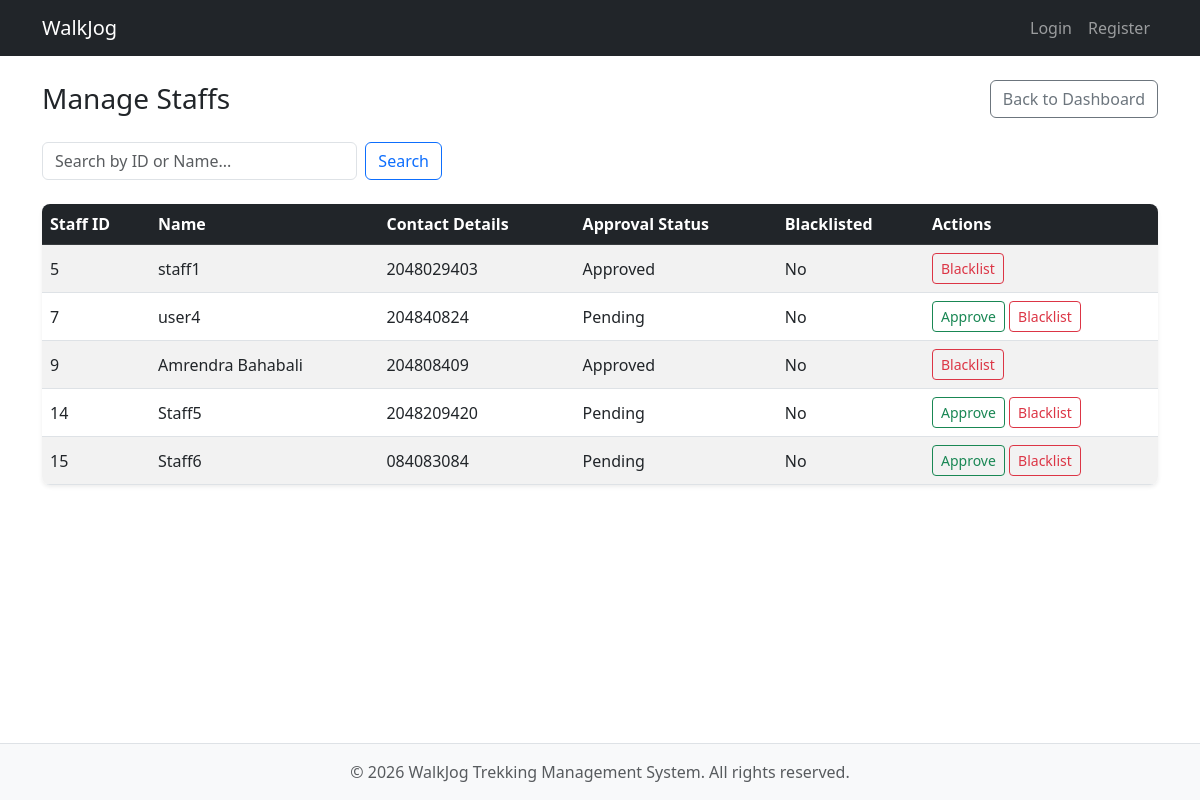
/admin/staffs, run on an earlier commit of the app's database.
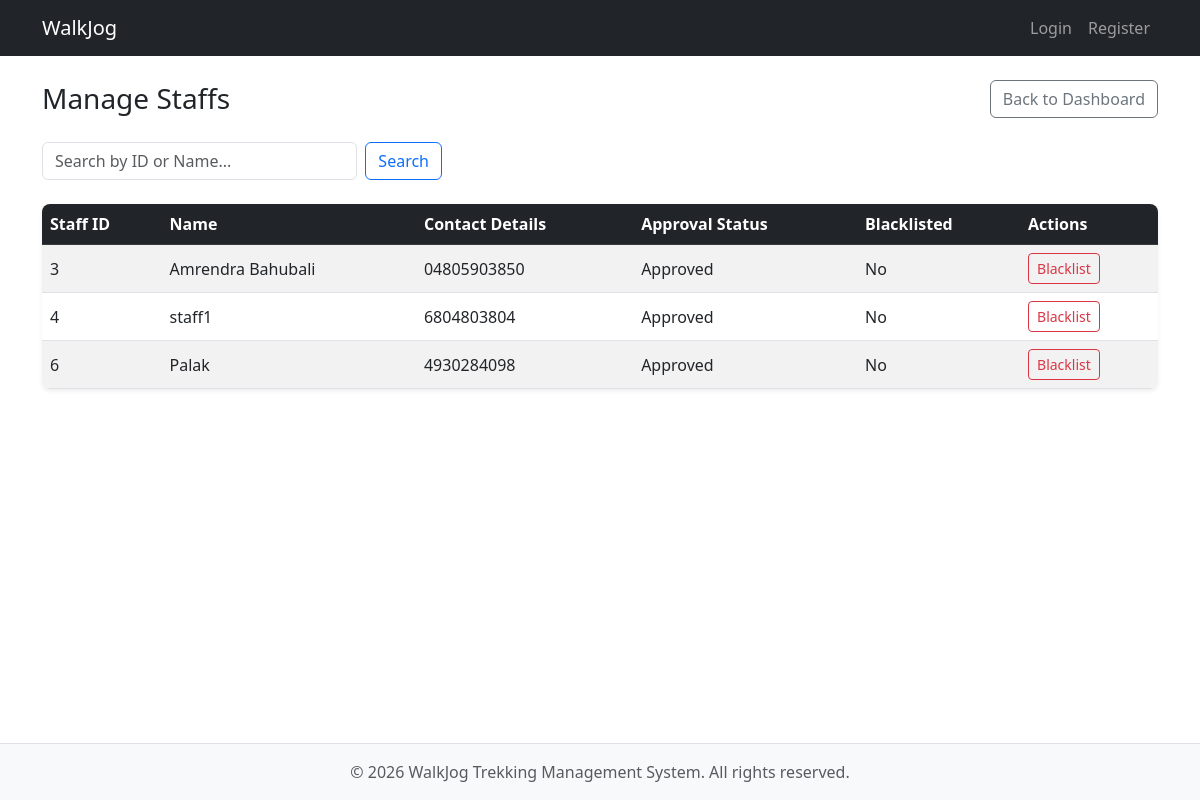
And on a later commit of the database.
### models.py (models this page shows)
class StaffProfile(db.Model):
    __tablename__ = 'staff_profile'
    staff_id = db.Column(
        db.Integer,
        db.ForeignKey('users.id'),
        primary_key=True,
        nullable=False
    )
    name = db.Column(
        db.String(50),
        unique=True,
        nullable=False
    )
    contact_details = db.Column(
        db.String(15),
        nullable=False
    )
    assigned_treks = db.Column(
        db.String(200),
        nullable=True
    )
    approval_status = db.Column(
        db.String(20),
        default='Pending'
    )
    is_blacklisted = db.Column(
        db.Boolean,
        default=False
    )
    created_at = db.Column(
        db.DateTime,
        default=datetime.now
    )

### app.py (the view)
@app.route('/admin/staffs')
def manage_staffs():
    search_query = request.args.get('search', '')
    if search_query:
        staffs = StaffProfile.query.filter(StaffProfile.name.ilike(f'%{search_query}%') | (StaffProfile.staff_id == search_query if search_query.isdigit() else False)).all()
    else:
        staffs = StaffProfile.query.all()
    return render_template('manage_staffs.html', staffs=staffs)

### templates/manage_staffs.html (shortened to what this page needs)
{% extends "base.html" %}
{% block content %}
<div class="d-flex justify-content-between align-items-center mb-4">
    <h1 class="h3 mb-0">Manage Staffs</h1>
    <a href="/admin/dashboard/admin" class="btn btn-outline-secondary">Back to Dashboard</a>
</div>
<form method="GET" class="d-flex mb-4" style="max-width: 400px;">
    <input class="form-control me-2" type="text" name="search" placeholder="Search by ID or Name..." value="{{ request.args.get('search', '') }}">
    <button class="btn btn-outline-primary" type="submit">Search</button>
</form>
{% set query = request.args.get('search', '').lower() %}
<div class="table-responsive bg-white rounded-3 shadow-sm">
    <table class="table table-hover table-striped mb-0 align-middle">
        <thead class="table-dark">
        <tr>
            <th>Staff ID</th>
            <th>Name</th>
            <th>Contact Details</th>
            <th>Approval Status</th>
            <th>Blacklisted</th>
            <th>Actions</th>
        </tr>
        </thead>
        <tbody>
        {% for staff in staffs %}
        {% if not query or query in staff.name.lower() %}
        <tr>
            <td>{{ staff.staff_id }}</td>
            <td>{{ staff.name }}</td>
            <td>{{ staff.contact_details }}</td>
            <td>{{ staff.approval_status }}</td>
            <td>{{ 'Yes' if staff.is_blacklisted else 'No' }}</td>
            <td>
                {% if staff.approval_status == 'Pending' %}
                <a href="{{ url_for('approve_staff', staff_id=staff.staff_id) }}" class="btn btn-sm btn-outline-success">Approve</a>
                {% endif %}
                {% if not staff.is_blacklisted %}
                <a href="{{ url_for('blacklist_staff', staff_id=staff.staff_id) }}" class="btn btn-sm btn-outline-danger">Blacklist</a>
                {% else %}
                <span class="badge bg-secondary">Blacklisted</span>
                <a href="{{ url_for('unblacklist_staff', staff_id=staff.staff_id) }}" class="btn btn-sm btn-outline-success ms-1">Unblacklist</a>
                {% endif %}
            </td>
        </tr>
        {% endif %}
        {% endfor %}
        </tbody>
    </table>
</div>
{% endblock %}

What changed in the data, as far as the page shows it:
removed StaffProfile: staff_id "5", name "staff1", contact_details "2048029403", approval_status "Approved", is_blacklisted "No"
removed StaffProfile: staff_id "7", name "user4", contact_details "204840824", approval_status "Pending", is_blacklisted "No"
removed StaffProfile: staff_id "9", name "Amrendra Bahabali", contact_details "204808409", approval_status "Approved", is_blacklisted "No"
removed StaffProfile: staff_id "14", name "Staff5", contact_details "2048209420", approval_status "Pending", is_blacklisted "No"
removed StaffProfile: staff_id "15", name "Staff6", contact_details "084083084", approval_status "Pending", is_blacklisted "No"
added StaffProfile: staff_id "3", name "Amrendra Bahubali", contact_details "04805903850", approval_status "Approved", is_blacklisted "No"
added StaffProfile: staff_id "4", name "staff1", contact_details "6804803804", approval_status "Approved", is_blacklisted "No"
added StaffProfile: staff_id "6", name "Palak", contact_details "4930284098", approval_status "Approved", is_blacklisted "No"
